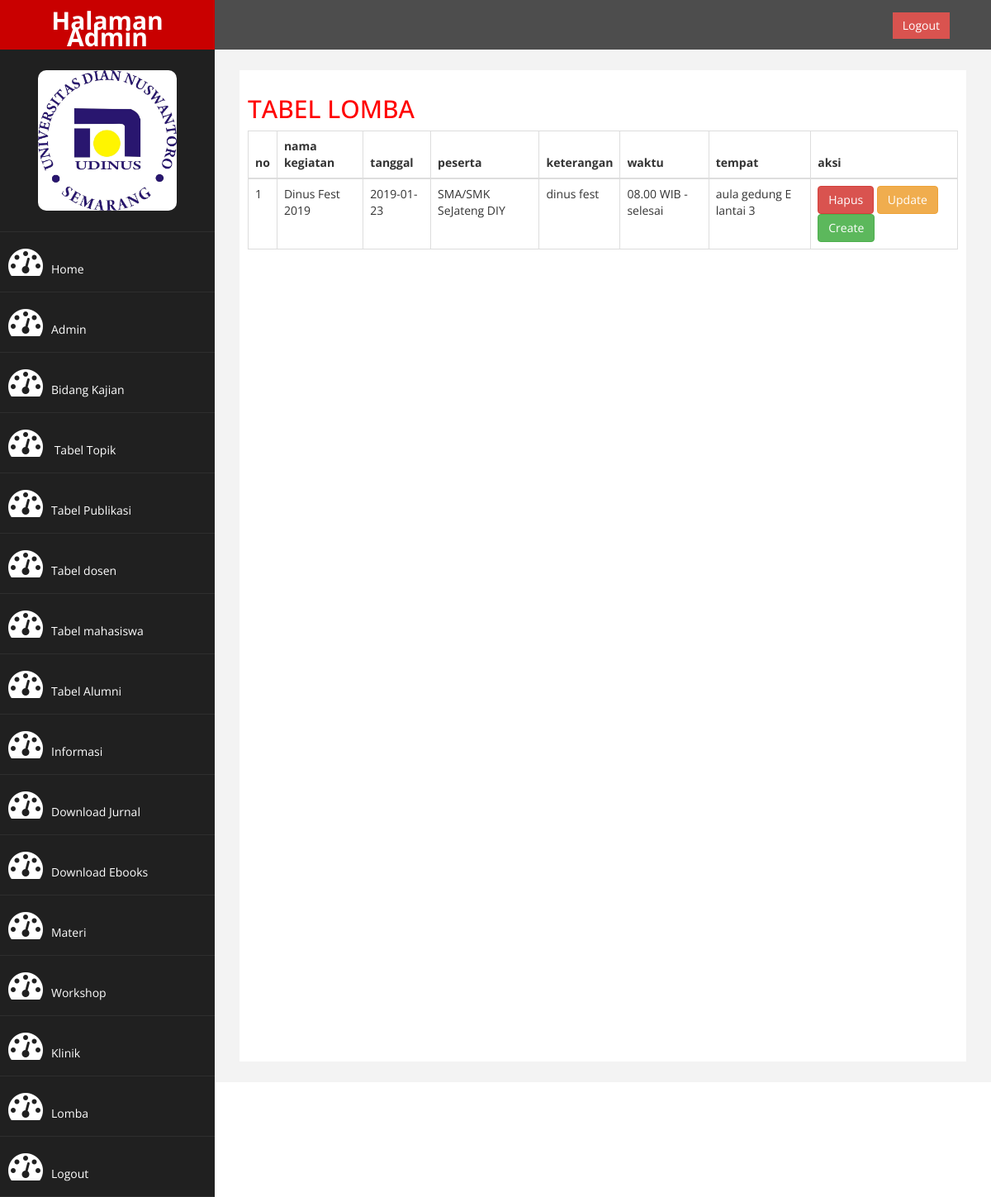
/admin/index.php?halaman=lomba (signed in), run on the app's committed database.
### tables this page shows
CREATE TABLE IF NOT EXISTS `lomba` (
`id` int(11) NOT NULL,
  `nama_kegiatan` varchar(300) NOT NULL,
  `tanggal` date NOT NULL,
  `peserta` varchar(100) NOT NULL,
  `keterangan` text NOT NULL,
  `waktu` varchar(100) NOT NULL,
  `tempat` varchar(200) NOT NULL
);

### admin/lomba.php (the view, shortened to what this page needs)
<h2>TABEL LOMBA</h2>
<table class="table table-bordered">
	<thead>
		<tr>
			<th>no</th>
			<th>nama kegiatan</th>
			<th>tanggal</th>
			<th>peserta</th>
			<th>keterangan</th>
			<th>waktu</th>
			<th>tempat</th>
			<th>aksi</th>
		</tr>
	</thead>
	<tbody>
		<?php  $nomor = 1; ?>
		<?php
			$ambil=$koneksi->query("SELECT * FROM lomba");
		?>
		<?php
			while($pecah=mysqli_fetch_assoc($ambil)){
		?>
		<tr>
			<td><?php echo $nomor; ?></td>
			<td><?php echo $pecah['nama_kegiatan']; ?></td>
			<td><?php echo $pecah['tanggal']; ?></td>
			<td><?php echo $pecah['peserta']; ?></td>
			<td><?php echo $pecah['keterangan']; ?></td>
			<td><?php echo $pecah['waktu']; ?></td>
			<td><?php echo $pecah['tempat']; ?></td>
			<td>
				<a href="proses-delete-lomba.php?id=<?php echo $pecah['id'] ?>" class="btn-danger btn">Hapus</a>
				<a href="form-update-lomba.php?id=<?php echo $pecah['id'] ?>" class="btn-warning btn">Update</a>
				<a href="" data-toggle="modal" data-target="#create" class="btn-success btn">Create</a>
			</td>
		</tr>
		<?php $nomor++; ?>
		<?php } ?>
	</tbody>
</table>

### admin/assets/css/custom.css (style rules this page uses)
body { font-family: 'Open Sans', sans-serif; }
h2 { color: #f00; }

### data on the page
lomba: nama_kegiatan "Dinus Fest 2019", tanggal "2019-01-23", peserta "SMA/SMK SeJateng DIY", keterangan "dinus fest", waktu "08.00 WIB - selesai", tempat "aula gedung E lantai 3"
